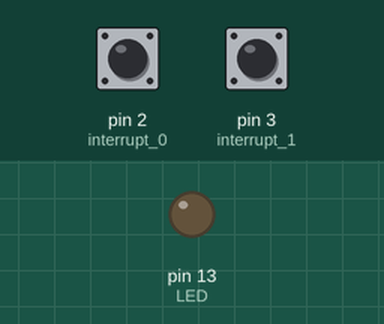
A sketch run on a simulated Arduino Uno, built with avr-gcc and run on an emulated ATmega328P. Shown: output pins drawn as LEDs (lit = HIGH). The inputs (shaded band) are chosen by the test bench; at power-on: pin 2 (interrupt_0) LOW, pin 3 (interrupt_1) HIGH.

Above: at 1.2 s.
1.3 s: pin 2 (interrupt_0) pulled HIGH for 0.15 s
At 1.9 s:
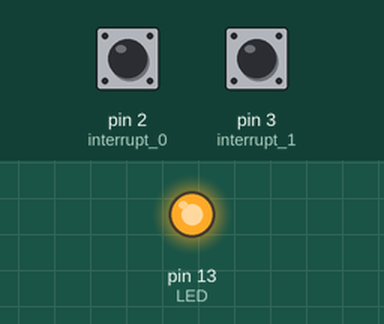
2.9 s: pin 3 (interrupt_1) pulled LOW for 0.15 s
At 4.1 s:
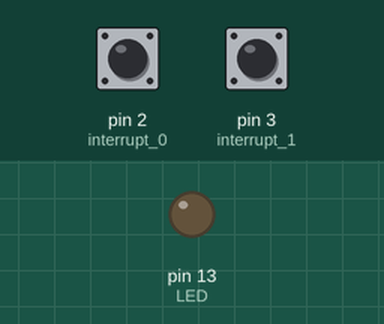
4.5 s: pin 2 (interrupt_0) pulled HIGH for 1 s
At 5.5 s:
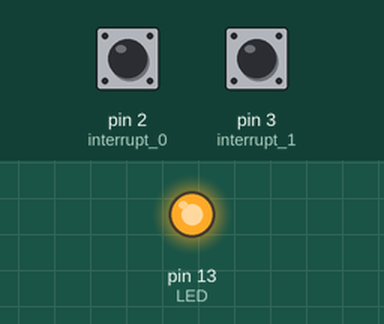
Timing chart, 0 to 7.5 s (numbered marks = the images above; inputs shaded):
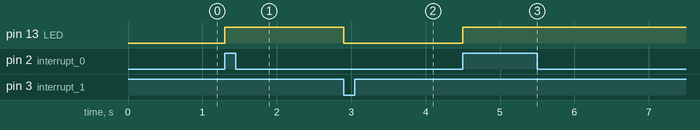

The sketch:

tugasinterrupt.ino
```cpp
#define LED 13
#define interrupt_0 2
#define interrupt_1 3

void setup() {
  // put your setup code here, to run once:
  pinMode(LED, OUTPUT);
  pinMode(interrupt_0,INPUT);
  pinMode(interrupt_1,INPUT);

  attachInterrupt(digitalPinToInterrupt(2),led_nyala,RISING);
  attachInterrupt(digitalPinToInterrupt(3),led_mati,FALLING);

}

void loop() {
  // put your main code here, to run repeatedly:

}

void led_nyala()
{
  digitalWrite(LED,HIGH);

}
void led_mati()
{
  digitalWrite(LED,LOW);
}
```

Measured:
- after the input at 1.3 s, pin 13 (LED): LOW → HIGH at once
- after the input at 2.9 s, pin 13 (LED): HIGH → LOW at once
- after the input at 4.5 s, pin 13 (LED): LOW → HIGH at once
